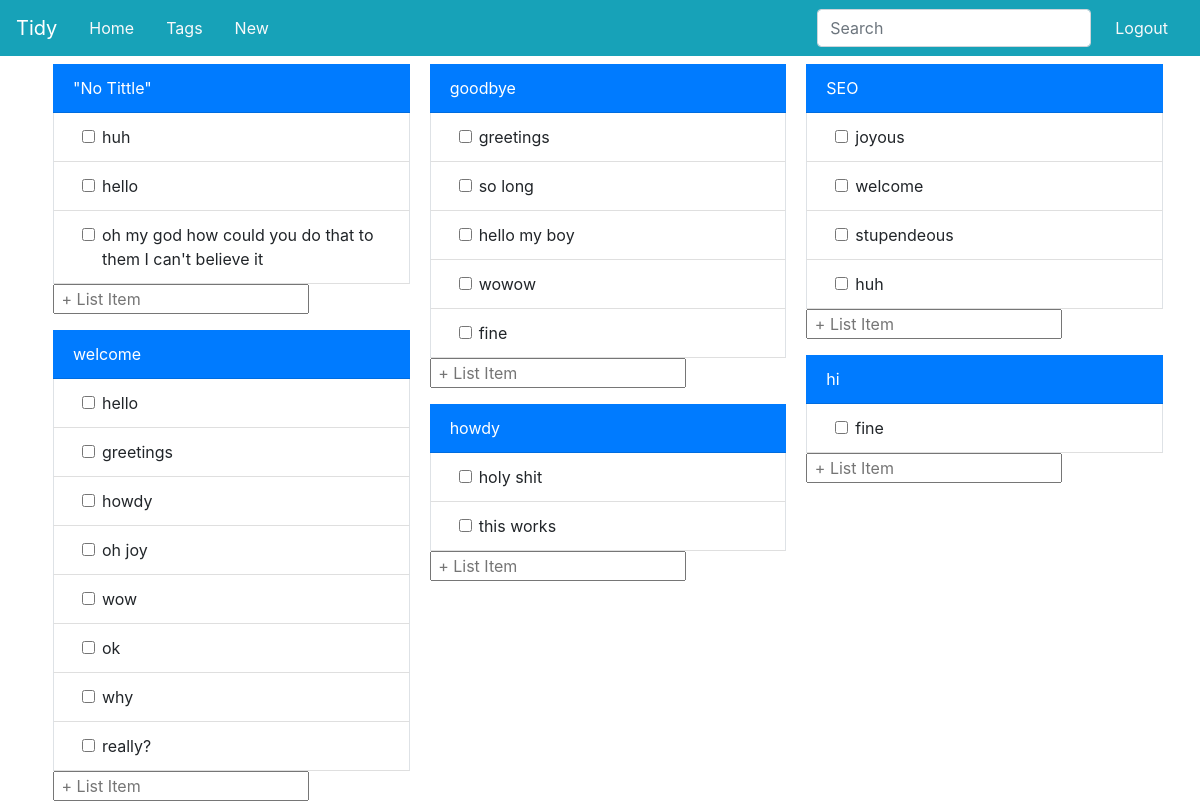
The page /index (signed in) on the database as committed earlier.
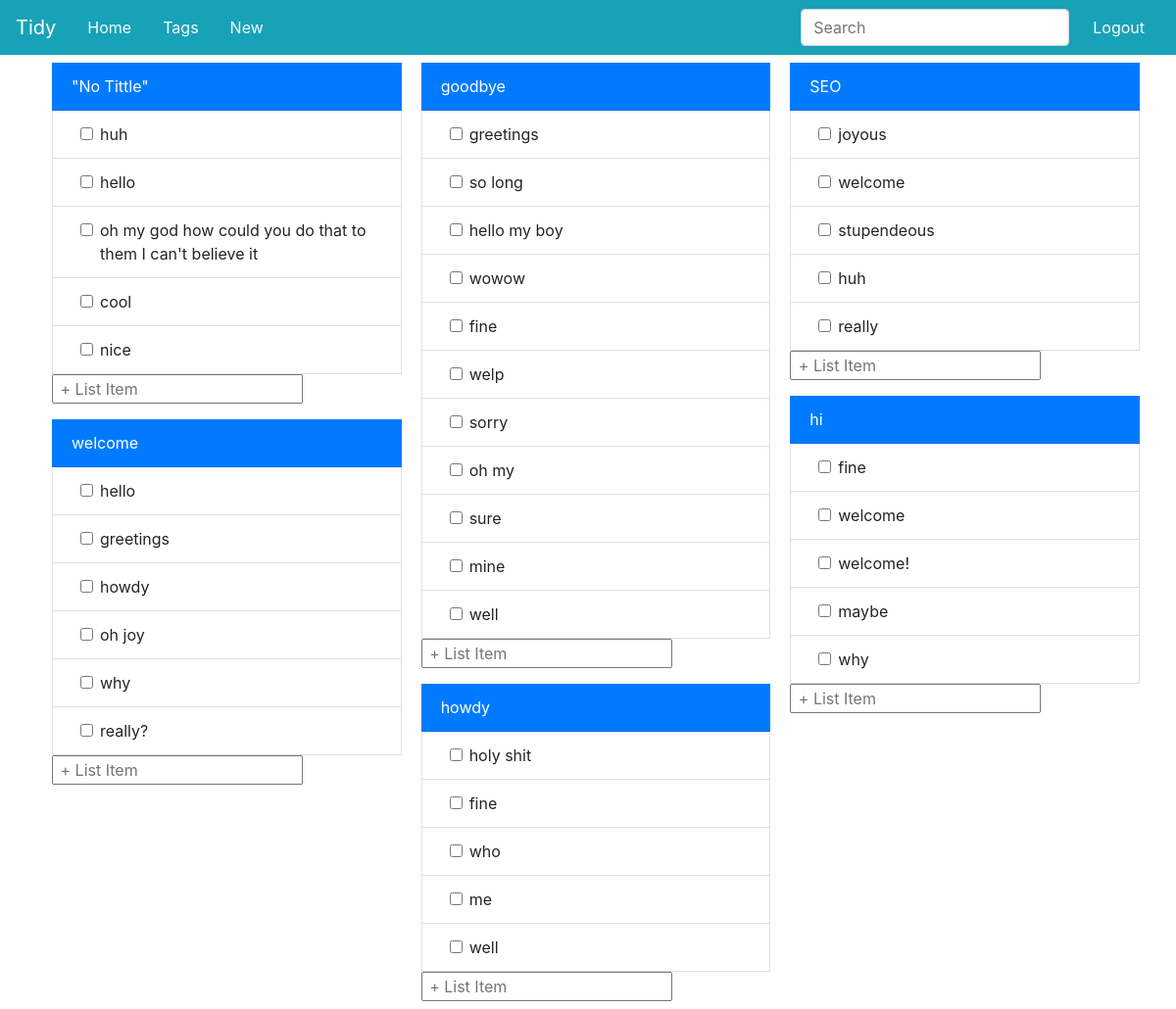
The same page on the database as committed later.
### app/models.py (models this page shows, shortened)
class Entries(db.Model):
    __tablename__='Entries'
    id=db.Column(db.Integer,primary_key=True)
    user_id=db.Column(db.Integer,db.ForeignKey('User.id'),index=True)
    text=db.Column(db.String)
    date_created=db.Column(db.DateTime,default=datetime.now())
    tags = db.relationship("Tags",secondary=tag_map)

class Tags(db.Model):
    __tablename__='Tags'
    id=db.Column(db.Integer,primary_key=True)
    tag=db.Column(db.String,index=True, unique=True)
    entries = db.relationship("Entries",secondary=tag_map)

### app/routes.py (the view, shortened to what this page needs)
@app.route('/', methods=['GET','POST'])
@app.route('/index', methods=['GET','POST'])
@login_required
def index():
    info=request.form
    uTags = Tags.query.join(Entries.tags).filter(Entries.user_id==current_user.id).all()
    entryList = Entries.query.join(Tags.entries).filter_by(user_id=current_user.id)
    listsByTag = {}
    for t in uTags:
        listsByTag[t.tag]=entryList.filter(Tags.tag==t.tag).all()
    return render_template('index.html',list=listsByTag)

### app/models.py (called while the page is built)
@login.user_loader
def load_user(id):
    return User.query.get(int(id))

### app/templates/index.html (shortened to what this page needs)
{% extends 'base.html' %}
{% block app_content %}
<div class="container card-columns">
{% for key,value in list.items()%}
    <form class="card border-0 m-2"  id='{{key}}' action="{{url_for('index')}}" method="POST">
      <div class="card-header d-flex rounded-0 bg-primary">
        {% if key=='' %}
        <div class="text-white card-link" href="">"No Tittle"</div>
        {% else %}
        <div class="text-white card-link" href="{{url_for('tag_list',tag=key)}}">{{key}}</div>
        {%endif%}
      </div>
      <div class="list-group list-group-flush">
      {% for entry in value%}
        <div class="list-group-item border-right border-left form-check d-flex pl-5">
          <input class="form-check-input" type="checkbox" name="{{entry.id}}" id="{{key}}ent{{entry.id}}">
          <label class="form-check-label mr-auto" for="{{key}}ent{{entry.id}}">
              {{entry.text}}
          </label>
        </div>
      {% endfor %}
      </div>
        <input type="text" class=""  placeholder=" + List Item" autocomplete="off" name="entry">
    </form>
{%endfor%}
</div>
{% endblock %}

### app/templates/base.html (shortened to what this page needs)
{% extends 'bootstrap/base.html' %}
{% block navbar %}
<div class="Header">
  <nav class="navbar d-flex bg-info navbar-dark">
    <a class="navbar-brand" href={{url_for("index")}}>Tidy</a>
        <a class="nav-link text-light" href='{{url_for("index")}}'>Home</a>
    {% if current_user.is_authenticated %}
        <a class="nav-link text-light" href="{{url_for('tags')}}">Tags</a>
        <a class="nav-link text-light" href="{{url_for('new_list')}}">New</a>
    <form class="form-inline ml-auto my-2 my-lg-0">
      <input class="form-control mr-sm-2" type="search" placeholder="Search" aria-label="Search" />
    </form>
    <a class="nav-link text-light" href='{{url_for("logout")}}'>Logout</a>
    {% else %}
    <a class="nav-link text-light ml-auto" href='{{url_for("login")}}'>Login</a>
    <a class="nav-link text-light" href='{{url_for("register")}}'>Register</a>
    {% endif %}
    </nav>
</div>
{% endblock %}
{% block content %}
  {% block app_content %}
  {% endblock %}
{% endblock %}
{% block styles %}
  <link rel="stylesheet" href="https://maxcdn.bootstrapcdn.com/bootstrap/4.0.0/css/bootstrap.min.css">
  <link rel="stylesheet" href="../static/css/main.css">
{% endblock %}

Rows that differ between the two databases and show on the page:
removed Entries: text "wow", shown under Tags "welcome"
removed Entries: text "ok", shown under Tags "welcome"
removed Entries: text "this works", shown under Tags "howdy"
added Entries: text "cool"
added Entries: text "nice"
changed Tags "goodbye": gains Entries (text "well")
added Entries: text "welp", shown under Tags "goodbye"
added Entries: text "sorry", shown under Tags "goodbye"
added Entries: text "oh my", shown under Tags "goodbye"
added Entries: text "sure", shown under Tags "goodbye"
added Entries: text "mine", shown under Tags "goodbye"
changed Tags "howdy": gains Entries (text "well"); gains Entries (text "fine")
added Entries: text "who", shown under Tags "howdy"
added Entries: text "me", shown under Tags "howdy"
added Entries: text "really", shown under Tags "SEO"
changed Tags "hi": gains Entries (text "welcome"); gains Entries (text "why")
added Entries: text "welcome!", shown under Tags "hi"
added Entries: text "maybe", shown under Tags "hi"
